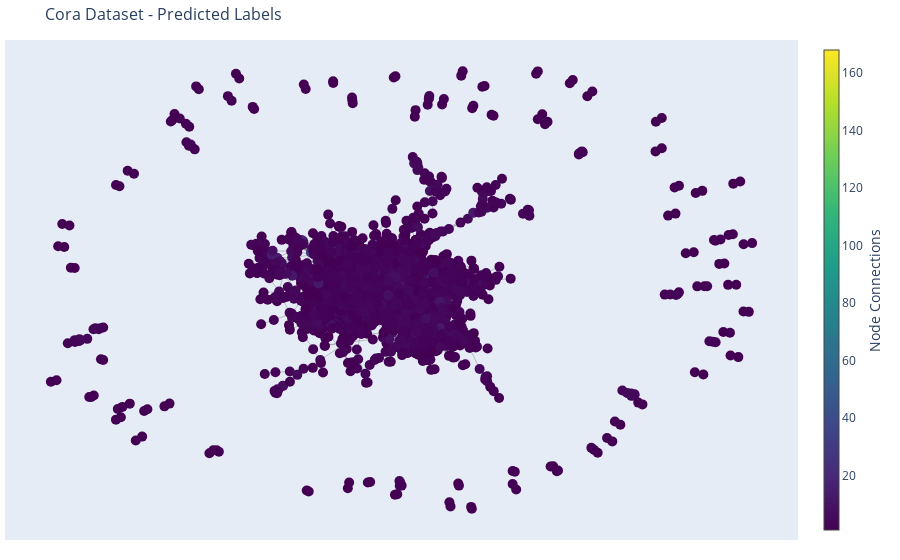

The cell this chart's notebook holds for it:
### Markdown cell above
#### Visualize the Subgraph with Predicted Labels

### Code cell
# Visualize the graph after training
print("Visualizing the graph with predicted labels...")
visualize_graph(adj_matrix, predicted_labels, "Cora Dataset - Predicted Labels")

### Figure 1 — Plotly figure (JSON) as saved in the notebook; plotly's stock layout.template omitted (floating-point values rounded to 4 significant figures; data arrays with more than 128 entries replaced by an {"elided": "..."} marker saying what was removed)
{"data": [{"hoverinfo": "none", "line": {"color": "#888", "width": 0.5}, "mode": "lines", "type": "scatter", "x": {"elided": "15834 float values"}, "y": {"elided": "15834 float values"}}, {"hoverinfo": "text", "marker": {"color": {"elided": "2708 int values"}, "colorbar": {"thickness": 15, "title": {"side": "right", "text": "Node Connections"}, "xanchor": "left"}, "colorscale": [[0, "#440154"], [0.1111, "#482878"], [0.2222, "#3e4989"], [0.3333, "#31688e"], [0.4444, "#26828e"], [0.5556, "#1f9e89"], [0.6667, "#35b779"], [0.7778, "#6ece58"], [0.8889, "#b5de2b"], [1, "#fde725"]], "showscale": true, "size": 10}, "mode": "markers", "text": {"elided": "2708 str values"}, "type": "scatter", "x": {"elided": "2708 float values"}, "y": {"elided": "2708 float values"}}], "layout": {"annotations": [{"showarrow": false, "text": "", "xref": "paper", "yref": "paper"}], "hovermode": "closest", "margin": {"b": 20, "l": 5, "r": 5, "t": 40}, "showlegend": false, "title": {"font": {"size": 16}, "text": "Cora Dataset - Predicted Labels"}, "xaxis": {"showgrid": false, "showticklabels": false, "zeroline": false}, "yaxis": {"showgrid": false, "showticklabels": false, "zeroline": false}}}
